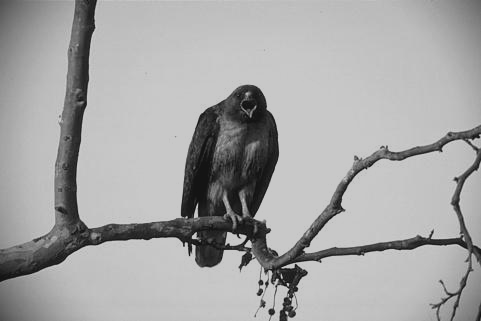
%> input picture Segundo Estrato/Processamento Digital de Imagens/atv02/42049_20-200.png, 481 x 321 px
$ octave atv02_04.m   (GNU Octave 9; MATLAB toolbox functions it lacks are replaced by stand-ins)
%> lines starting %> are read from the running program, lines starting %| are printed output that depends on the picture; in (x1, y1, x2, y2) boxes, pixels count from 0 and x2, y2 are one past the last pixel; in counts of white or black regions, pixels touching at a corner belong together; the program's own positions count from 1
%Autor: Eduardo v dos Santos Junior
%------------resolucao -----------
%[script]

%Carregamento da imagem
clear all; close all; clc
original = imread('42049_20-200.png');
%> original is the input picture: size 321x481 uint8; min 20, max 200, mean 165.4
figure, imshow(original), title('original')

%corte
%Professor n鉶 sei se era para ser assim, mas eu fiz no olh鬽etro mesmo
corte = original(85:270,180:280);
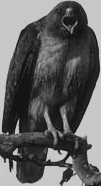
%> corte: size 186x101 uint8; min 20, max 200, mean 95.6
figure, imshow(corte), title('corte')

%salvar a imagem
imwrite(corte, 'passaro.png');

%retirando o pass醨o da original
spassaro = original;
original(85:270,180:280) = 0;
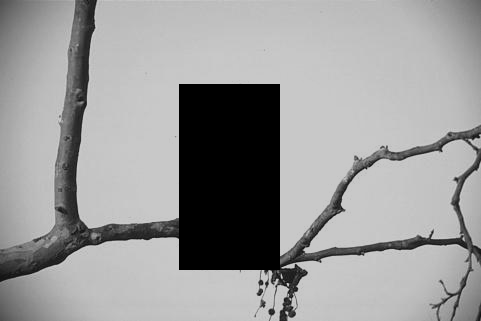
%> original: size 321x481 uint8; 12.17% of pixels changed, all inside (x1, y1, x2, y2) = (179, 84, 280, 270)
figure, imshow(original), title('Sem pass醨o')
